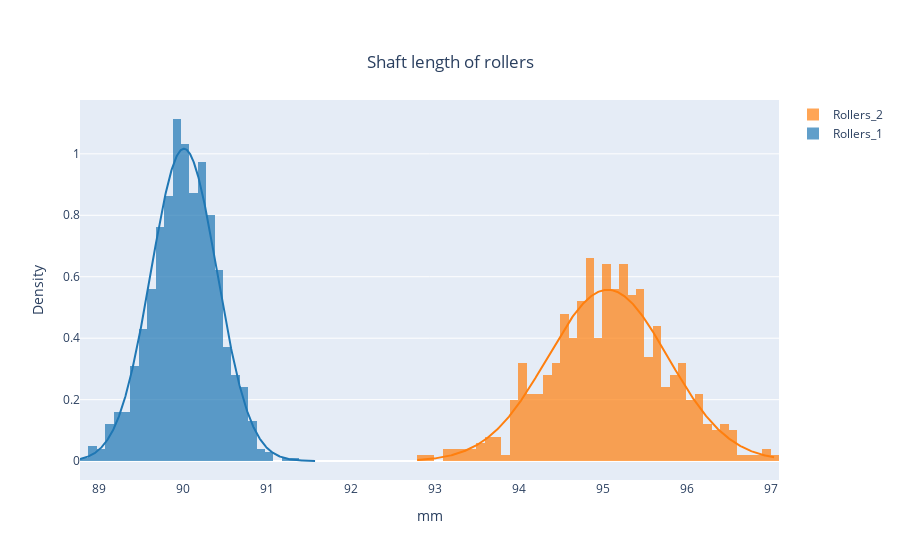

The cell this chart's notebook holds for it:
### Code cell
hist_data=[dat['Shaft length'],dat2['Shaft length']]
group_labels=['Rollers_1','Rollers_2']
fig=ff.create_distplot(hist_data,group_labels,curve_type='normal', show_rug=False,bin_size=0.1)
fig.update_layout(title={'text':'Shaft length of rollers',
                          'y':0.9,
                          'x':0.5,
                          'xanchor':'center',
                          'yanchor':'top'},
                   yaxis={'title':'Density'},
                   xaxis={'title':'mm'})
fig.show()

### Figure 1 — Plotly figure (JSON) as saved in the notebook; plotly's stock layout.template omitted (floating-point values rounded to 4 significant figures; data arrays with more than 128 entries replaced by an {"elided": "..."} marker saying what was removed)
{"data": [{"autobinx": false, "histnorm": "probability density", "legendgroup": "Rollers_1", "marker": {"color": "rgb(31, 119, 180)"}, "name": "Rollers_1", "opacity": 0.7, "type": "histogram", "x": {"elided": "998 float values"}, "xaxis": "x", "xbins": {"end": 91.58, "size": 0.1, "start": 88.78}, "yaxis": "y"}, {"autobinx": false, "histnorm": "probability density", "legendgroup": "Rollers_2", "marker": {"color": "rgb(255, 127, 14)"}, "name": "Rollers_2", "opacity": 0.7, "type": "histogram", "x": {"elided": "500 float values"}, "xaxis": "x", "xbins": {"end": 97.04, "size": 0.1, "start": 92.79}, "yaxis": "y"}, {"legendgroup": "Rollers_1", "marker": {"color": "rgb(31, 119, 180)"}, "mode": "lines", "name": "Rollers_1", "showlegend": false, "type": "scatter", "x": {"elided": "500 float values"}, "xaxis": "x", "y": {"elided": "500 float values"}, "yaxis": "y"}, {"legendgroup": "Rollers_2", "marker": {"color": "rgb(255, 127, 14)"}, "mode": "lines", "name": "Rollers_2", "showlegend": false, "type": "scatter", "x": {"elided": "500 float values"}, "xaxis": "x", "y": {"elided": "500 float values"}, "yaxis": "y"}], "layout": {"barmode": "overlay", "hovermode": "closest", "legend": {"traceorder": "reversed"}, "title": {"text": "Shaft length of rollers", "x": 0.5, "xanchor": "center", "y": 0.9, "yanchor": "top"}, "xaxis": {"anchor": "y2", "domain": [0, 1], "title": {"text": "mm"}, "zeroline": false}, "yaxis": {"anchor": "free", "domain": [0, 1], "position": 0, "title": {"text": "Density"}}}}
